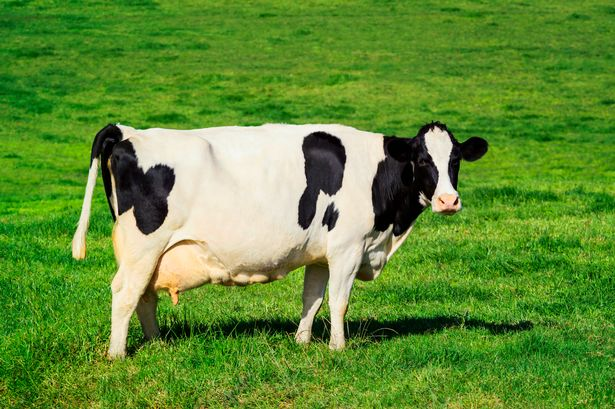
#> input picture Logistic_Regression_Data/cow0.jpg, 615 x 409 px
$ jupyter execute --allow-errors 'Logistic Regression Model.ipynb'   (older library calls are emulated)
#> lines starting #> are read from the running program, lines starting #| are printed output that depends on the picture
[cell 1]
#Image classifer with logistic regression
#images shape(width,height,3(rgb))

import numpy as np
import scipy
import os
import matplotlib.pyplot as plot
from scipy import ndimage

# TO-DO
# fetch a ton more images, of your own choice / category
# create a train and a test set <---- write code for this

[cell 2]
# Global Constants
side_length = 650
image_path = "./Logistic_Regression_Data/"

[cell 3]
#
test0 = "./Logistic_Regression_Data/" + "cow0.jpg" #standardize file extensions
test1 = "./Logistic_Regression_Data/" + "notCow0.jpg"
test0Array = scipy.ndimage.imread(test0,flatten=False)
#> test0Array is the input picture: shape (409, 615, 3); mean R, G, B 96.6, 140.7, 53.3
test1Array = scipy.ndimage.imread(test1,flatten=False)
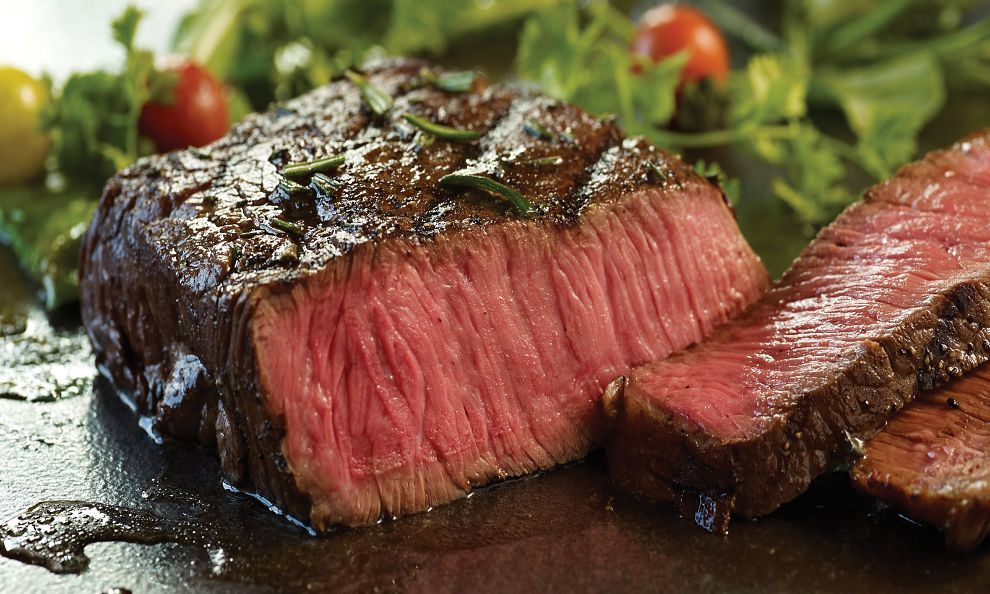
#> input picture Logistic_Regression_Data/notCow0.jpg, 990 x 594 px
#> test1Array is the input picture: shape (594, 990, 3); mean R, G, B 113.3, 85.8, 63.7
print("Shape of Test Image 0:", np.shape(test0Array))
#| Shape of Test Image 0: (409, 615, 3)
print("Shape of Test Image 1:", np.shape(test1Array))
#| Shape of Test Image 1: (594, 990, 3)

# Resize input image arrays
test0Array_resized = scipy.misc.imresize(test0Array,size=(side_length,side_length,3))
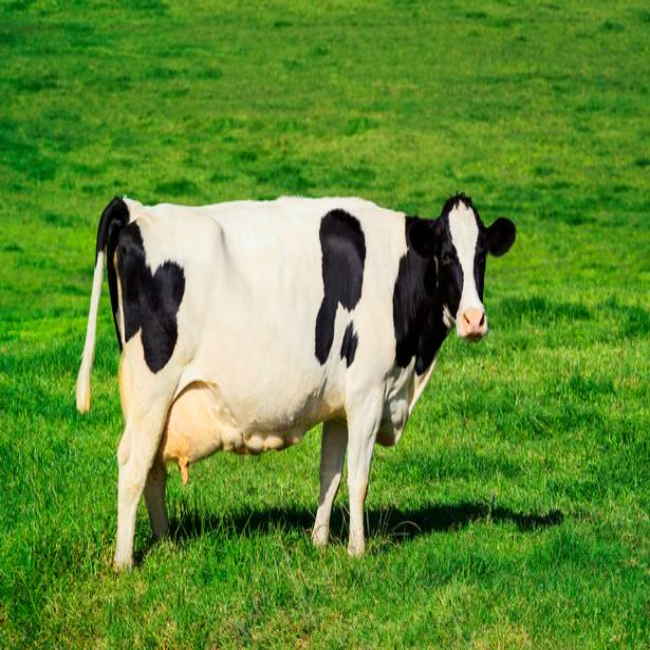
#> test0Array_resized: shape (650, 650, 3); mean R, G, B 96.6, 140.7, 53.3
test1Array_resized = scipy.misc.imresize(test1Array,size=(side_length,side_length,3))
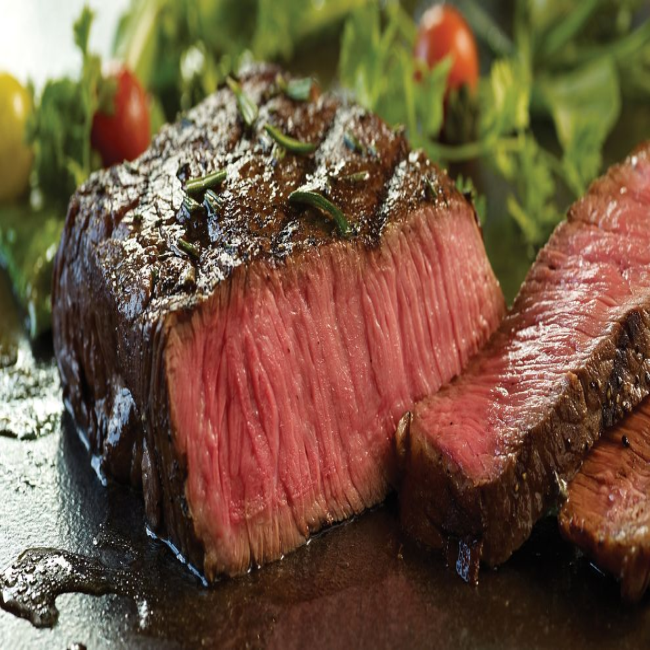
#> test1Array_resized: shape (650, 650, 3); mean R, G, B 113.3, 85.8, 63.7

[cell 4]
# Read in input image files into arrays, validate inputs
images = os.listdir(image_path)

# First, build dataset for training data
train_examples = np.array([])
for image in images:
    if image.split(".")[-1] != "DS_Store":
        cur_image_path = image_path + image
        cur_array = scipy.ndimage.imread(cur_image_path,flatten=False)
        curr_array_resized = scipy.misc.imresize(cur_array,size=(side_length,side_length,3))
        print (curr_array_resized.shape)
#| (650, 650, 3)
        train_examples = np.append(train_examples, curr_array_resized)
#> pass 2 of the loop `for image in images:`:
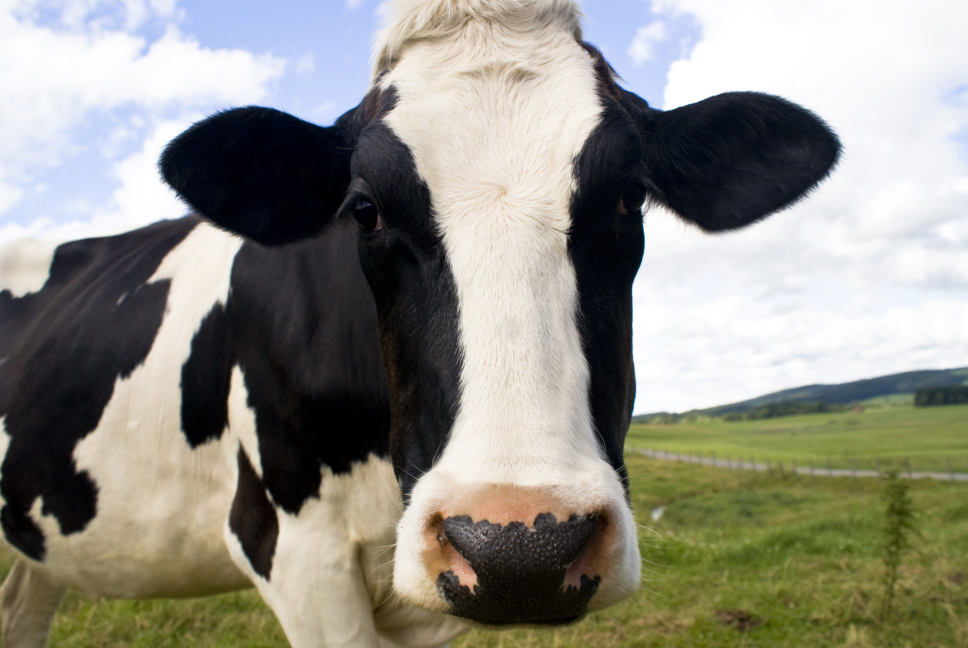
#> input picture Logistic_Regression_Data/cow1.jpg, 3872 x 2592 px (shown at 1/4 size)
#> cur_array is the input picture: shape (2592, 3872, 3); mean R, G, B 143.8, 142.3, 132.5
#> `curr_array_resized = scipy.misc.imresize(cur_array,size=(side_length,s..`:
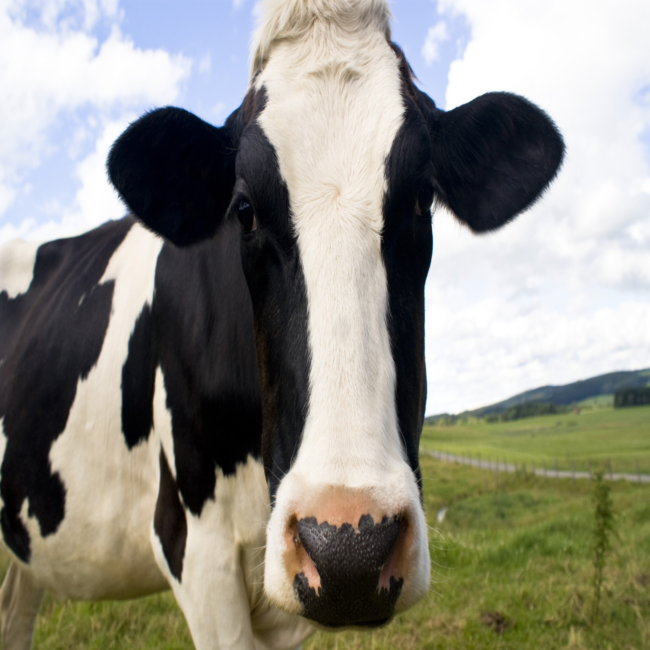
#> curr_array_resized: shape (650, 650, 3); mean R, G, B 143.8, 142.3, 132.5
#| (650, 650, 3)
#> pass 3 of the loop `for image in images:`:
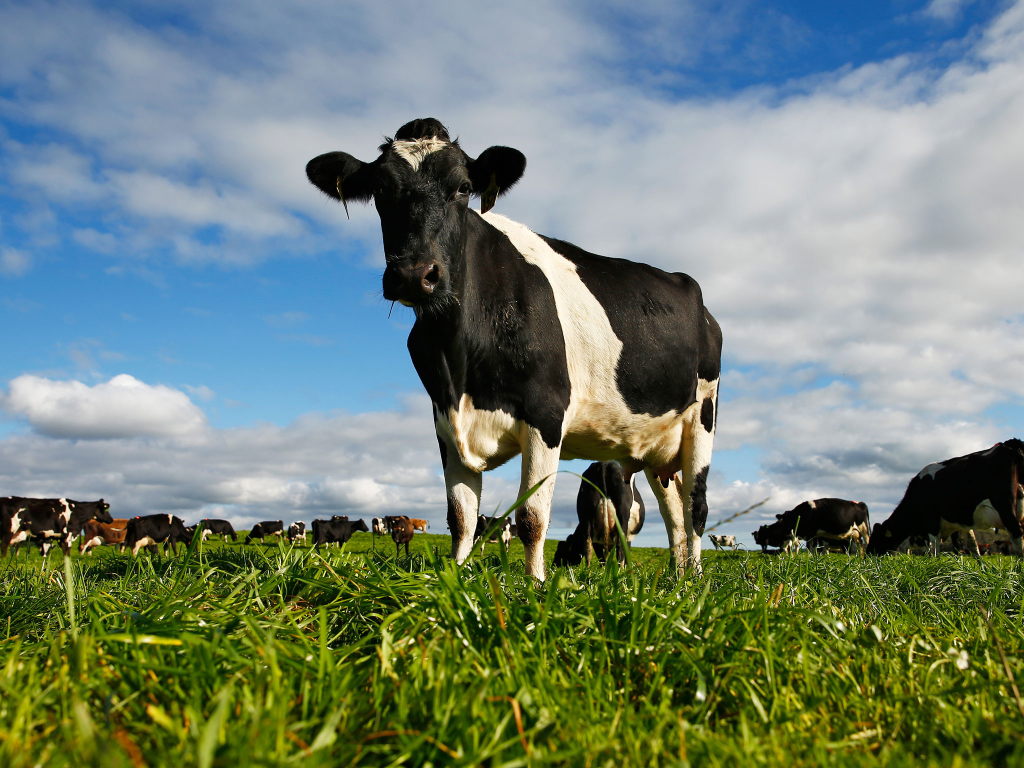
#> input picture Logistic_Regression_Data/cow2.jpg, 2048 x 1536 px (shown at 1/2 size)
#> cur_array is the input picture: shape (1536, 2048, 3); mean R, G, B 115, 131.1, 116.9
#> `curr_array_resized = scipy.misc.imresize(cur_array,size=(side_length,s..`:
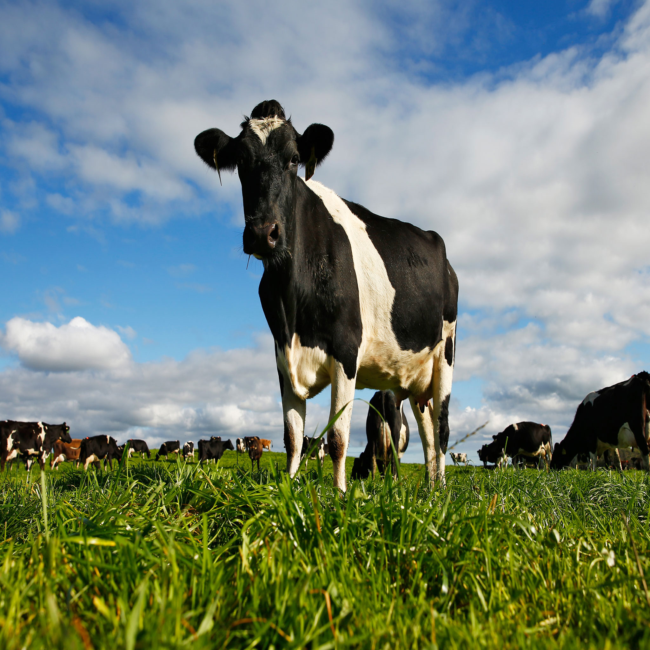
#> curr_array_resized: shape (650, 650, 3); mean R, G, B 115, 131.1, 116.9
#| (650, 650, 3)
#> the loop made 4 passes; the first 3 are shown
print("Shape of train_examples:",train_examples.shape)
#| Shape of train_examples: (5070000,)

# Then, build dataset for test data...

# Next, we flatten our train and test examples
# .T => transposes our inputs
# (a, b, c, d) ----> (b * c * d, a)
#> (the rest of this cell did not finish here and is left out)

[cell 5]
def sigmoid(x):
#> called with x = 10
    output = 1.0/(1.0+np.exp(-x))
#> output = 1
    return output

sigmoid(10)
# write test cases for this function so that it works for np arrays

[cell 6]
def initialize_zeros(dimension):
#> called with dimension = 10
    zeored_weights = np.zeros((dimension, 1))
#> zeored_weights = [0, 0, 0, 0, 0, 0, 0, 0, 0, 0]
    zeored_baisies = "hello"

    # asserts here, use isinstance()
    assert(isinstance(zeored_baisies, float) or isinstance(zeored_baisies, int))

    return zeroed_weights, zeored_baisies

#> (the rest of this cell did not finish here and is left out)
